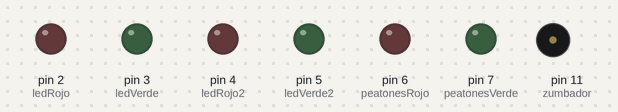
A sketch run on a simulated Arduino Uno, built with avr-gcc and run on an emulated ATmega328P. Shown: output pins drawn as LEDs (lit = HIGH), buzzer (waves = sounding).

Above: at 0.1 s.
At 3.1 s:
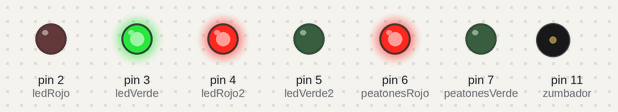
At 15.1 s:
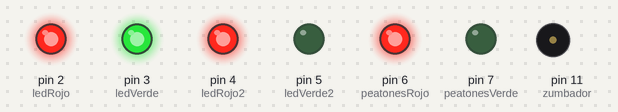
At 21.1 s:
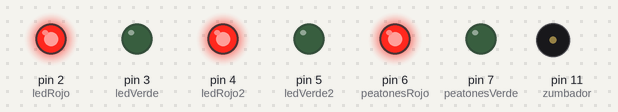
At 27.1 s:
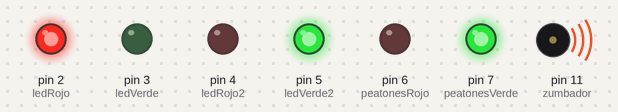
At 39.93 s:
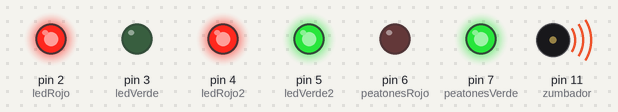
Timing chart, 0 to 40.0 s (numbered marks = the images above):
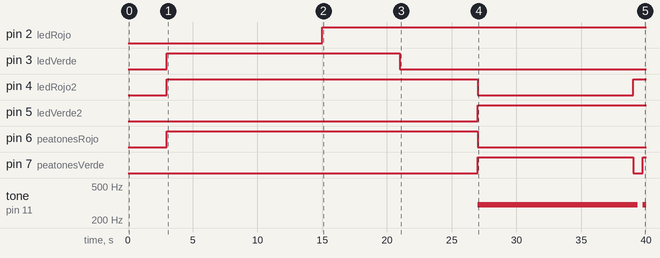

Measured:
- by itself, pin 2 (ledRojo): LOW → HIGH at 15.0 s
- by itself, pin 3 (ledVerde): LOW → HIGH at 3.0 s, → LOW 18.0 s later
- by itself, pin 4 (ledRojo2): LOW → HIGH at 3.0 s, → LOW 24.0 s later, → HIGH 12.0 s later
- by itself, pin 5 (ledVerde2): LOW → HIGH at 27.0 s
- by itself, pin 6 (peatonesRojo): LOW → HIGH at 3.0 s, → LOW 24.0 s later
- by itself, pin 7 (peatonesVerde): LOW → HIGH at 27.0 s, → LOW 12.0 s later, → HIGH 0.75 s later
- by itself, tone on pin 11 (zumbador): silent → 300 Hz at 27.0 s, → silent 12.4 s later, → 300 Hz 0.38 s later

The sketch:

Semaforo1.5.ino
```cpp
// Adrián Díaz Moro          UO265431
// Raúl López Calvo          UO263918
// Alejandro León Pereira    UO258774
// Laboratorio 2-Grupo 3
const int ledRojo = 2;
const int ledVerde = 3;

const int ledRojo2 = 4;
const int ledVerde2 = 5;

const int peatonesRojo = 6;
const int peatonesVerde = 7;
const int zumbador = 11;

const int delayGrande=12000;
const int delayMediano=6000;
const int delayPeque=3000;

void setup()
{
    Serial.begin(9600);

    pinMode(ledVerde, OUTPUT);
    pinMode(ledRojo, OUTPUT);

    pinMode(ledVerde2, OUTPUT);
    pinMode(ledRojo2, OUTPUT);

    pinMode(peatonesRojo, OUTPUT);
    pinMode(peatonesVerde, OUTPUT);
    pinMode(zumbador, OUTPUT);
}

void loop()
{
  delay(delayPeque);
  digitalWrite(ledVerde, HIGH);
  digitalWrite(ledRojo2, HIGH);
  digitalWrite(ledRojo, LOW);
  digitalWrite(peatonesRojo, HIGH);
  digitalWrite(peatonesVerde, LOW);
  delay(delayGrande);//verde rojo2
  digitalWrite(ledRojo, HIGH);
  delay(delayMediano);//ambar rojo2
  digitalWrite(ledVerde, LOW);
  digitalWrite(ledRojo, HIGH);
  delay(delayMediano);//rojo rojo2
  digitalWrite(ledRojo2, LOW);
  digitalWrite(ledVerde2, HIGH);
  digitalWrite(peatonesRojo, LOW);
  digitalWrite(peatonesVerde, HIGH);
  tone(zumbador, 300, delayGrande);
  delay(delayGrande);//rojo verde2
  digitalWrite(ledRojo2, HIGH);

  //Parpadeo peatones
  tone(zumbador, 300, 375);
  digitalWrite(peatonesVerde, LOW);
  delay(750);
  tone(zumbador, 300, 375);
  digitalWrite(peatonesVerde, HIGH);
  delay(750);
  tone(zumbador, 300, 375);
  digitalWrite(peatonesVerde, LOW);
  delay(750);
  tone(zumbador, 300, 375);
  digitalWrite(peatonesVerde, HIGH);
  delay(750);
  tone(zumbador, 300, 375);
  digitalWrite(peatonesVerde, LOW);
  delay(750);
  tone(zumbador, 300, 375);
  digitalWrite(peatonesVerde, HIGH);
  delay(750);
  tone(zumbador, 300, 375);
  digitalWrite(peatonesVerde, LOW);
  delay(750);
  tone(zumbador, 300, 375);
  digitalWrite(peatonesVerde, HIGH);
  delay(750);
  tone(zumbador, 300, 375);

  digitalWrite(ledVerde2, LOW);
  digitalWrite(peatonesRojo, HIGH);
  digitalWrite(peatonesVerde, LOW);
  delay(delayPeque);//rojo rojo2
}
```
